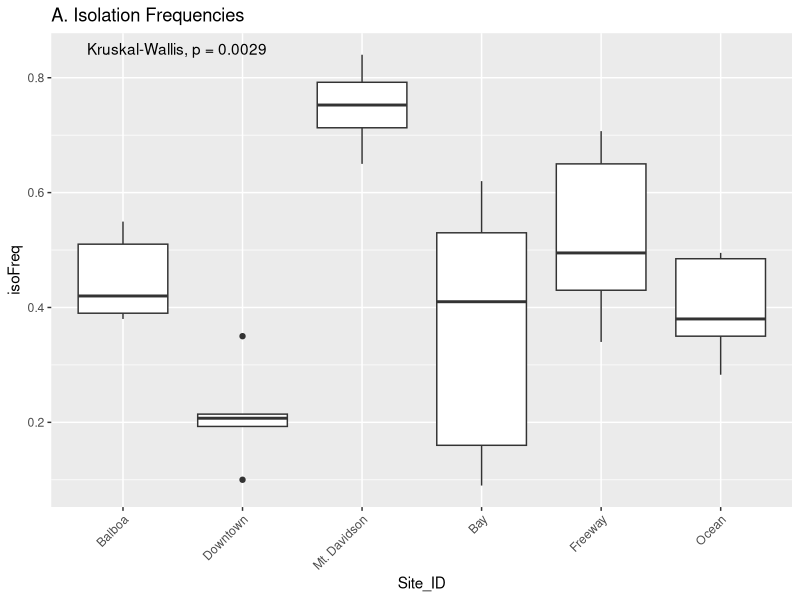
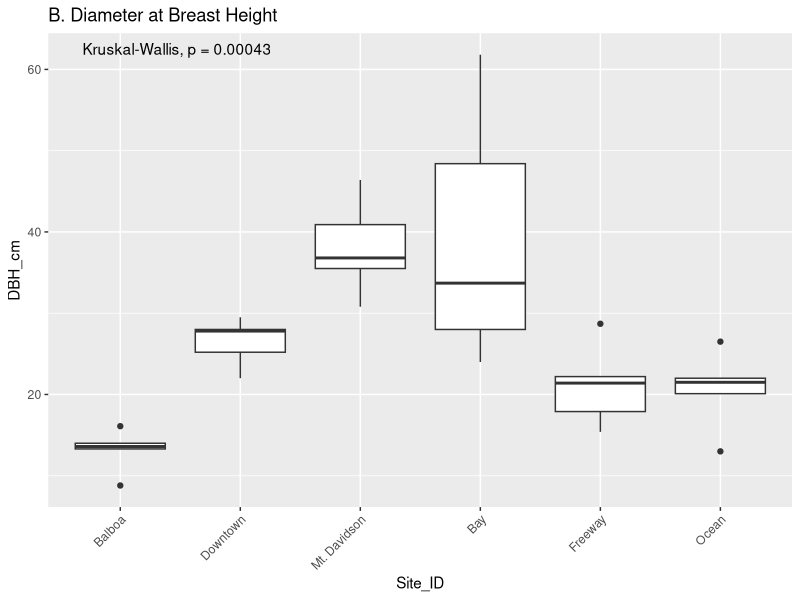
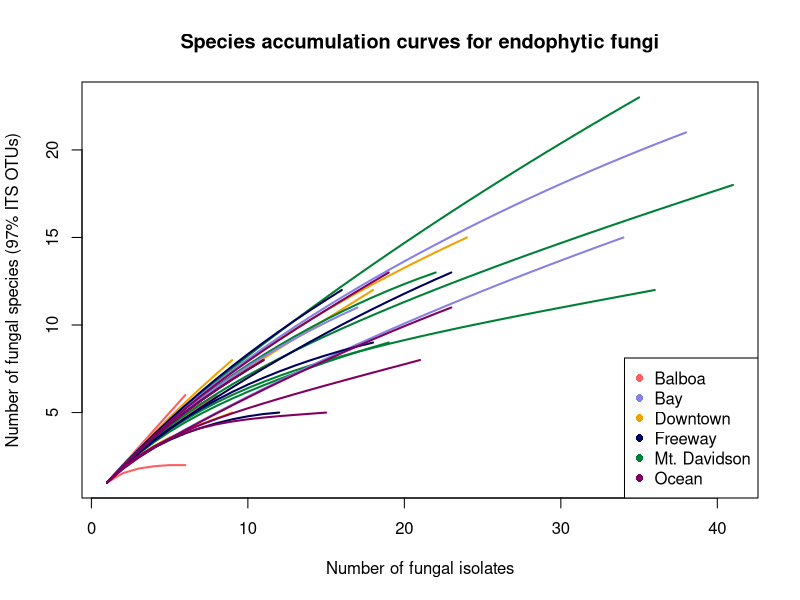
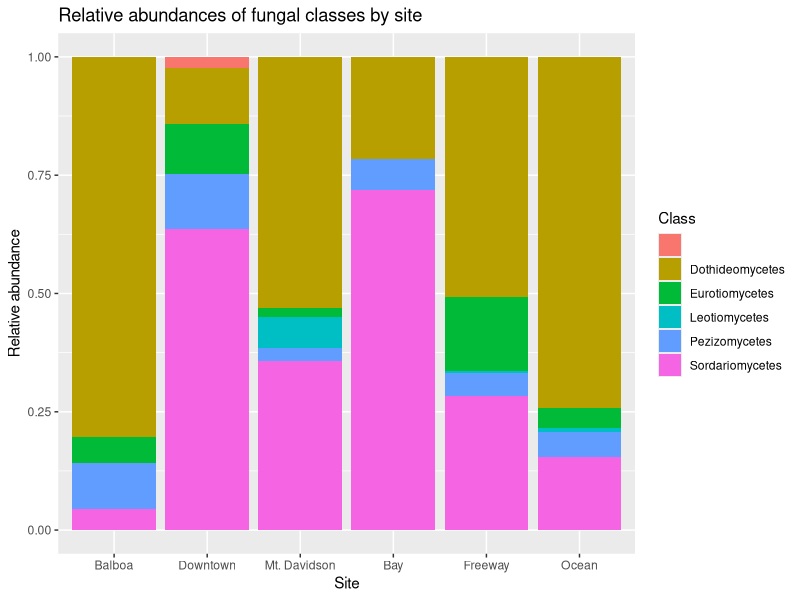
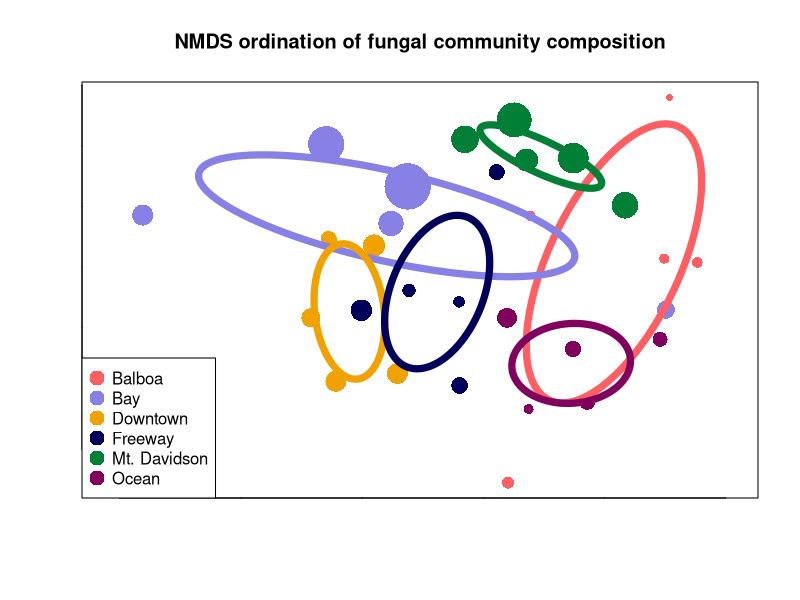

The R script that drew these images, in order:
## ---- chunk 1
knitr::opts_chunk$set(echo = FALSE, message = FALSE, warning = FALSE)
## ---- chunk 2
# load libraries
library("dplyr")
library("tidyr")
library("vegan")
library("ggplot2")
library("tidyverse")
library("ggpubr")
## ---- chunk 3
# load files
otus <- read.table("seq_with_OTU_ID.txt")
groups <- read.table("groupfile.tsv")
trees <- read.csv("metadata/M_excel_tree_metadata_with_isolationfreq.csv",
                  stringsAsFactors = FALSE)
TBAS <- read.csv("metadata/TBAS_taxonomies.csv")
culturing <- read.csv("metadata/culturing_worksheet.csv")
extractions <- read.csv("metadata/Extraction_worksheet.csv")

#properly format sequence names in OUT table
otus$V1 <- gsub("EUSF00", "EUSF0", otus$V1)

# count by groups instead of trees
otu_table <- otus %>%
  left_join(groups, by = c("V1" = "V1")) %>%
  group_by(V2.x, V2.y) %>%
  summarize(count = n()) %>%
  spread(V2.x, count, fill = 0)

# get rid of rows with NA
otu_table <- as.data.frame(na.omit(otu_table))

# fix row name problems for vegan
row.names(otu_table) <- otu_table[, 1]
otu_table <- otu_table[, -1]

# drop out USF test sample
otu_table <- otu_table[1:30,]
## ---- chunk 4
trees %>%
 filter(Site_ID != "Parker") %>%
 filter(Date_sampled > "2017-08-25") %>%
 separate(isolation_freq,
          into = c("grew", "total"),
          sep = "/") %>%
 mutate(grew = as.numeric(grew),
        total = as.numeric(total)) %>%
 mutate(isoFreq = grew/total) %>%
 ggplot(aes(x = Site_ID,
            y = isoFreq)) +
   geom_boxplot() +
 theme(axis.text.x = element_text(angle = 45,
                                  vjust = 1,
                                  hjust = 1)) +
 stat_compare_means(method = "kruskal") +
  scale_x_discrete(labels = c("Balboa",
                                     "Downtown",
                                     "Mt. Davidson",
                                     "Bay",
                                     "Freeway",
                                     "Ocean")) +
  ggtitle("A. Isolation Frequencies")

trees %>%
 filter(Site_ID != "Parker") %>%
 filter(Date_sampled > "2017-08-25") %>%
 ggplot(aes(x = Site_ID,
            y = DBH_cm)) +
   geom_boxplot() +
 theme(axis.text.x = element_text(angle = 45,
                                  vjust = 1,
                                  hjust = 1)) +
 stat_compare_means(method = "kruskal") +
  scale_x_discrete(labels = c("Balboa",
                                     "Downtown",
                                     "Mt. Davidson",
                                     "Bay",
                                     "Freeway",
                                     "Ocean")) +
  ggtitle("B. Diameter at Breast Height")
## ---- chunk 5
#set colors
rare_color = c(rep("#ff5e62", 5),
               rep("#f0a200", 5),
               rep("#007f36", 5),
               rep("#8781e6", 5),
               rep("#00005a", 5),
               rep("#81005e", 5))

#rename sites to be more readable
group_labels <- c(rep("Balboa", 5),
                  rep("Downtown", 5),
                  rep("Mt. Davidson", 5),
                  rep("Bay", 5),
                  rep("Freeway", 5),
                  rep("Ocean", 5))

#draw the species richness curves
rarecurve(otu_table,
          main = "Species accumulation curves for endophytic fungi",
          col = rare_color,
          label = FALSE,
          lwd = 2,
          xlab = "Number of fungal isolates",
          ylab = "Number of fungal species (97% ITS OTUs)")

#add a legend for greater readability
legend("bottomright",
       legend = levels(factor(group_labels)),
       pch = 16,
       col = c(rep("#ff5e62"),
               rep("#8781e6"),
               rep("#f0a200"),
               rep("#00005a"),
               rep("#007f36"),
               rep("#81005e")))

## ---- chunk 6
extraction_with_tree <- read.table("groupfile.tsv",
                                   sep = "\t",
                                   col.names = c("Extraction_ID", "Tree_ID")) %>%
  mutate(site_ID = substr(Tree_ID, 1, 2))

TBAS_names_fixed <- TBAS %>%
  mutate(Extraction_ID = substr(Query_sequence, 1, 8))

TBAS_with_site <- TBAS_names_fixed %>%
  left_join(extraction_with_tree, by = "Extraction_ID") %>%
  na.omit()

write.csv(TBAS_with_site,
          file = "metadata/TBS_with_site.csv",
          row.names = FALSE)

TBAS_with_site %>% 
  group_by(site_ID, Class.level_assignment) %>%
  tally() %>%
  ggplot(aes(x = site_ID,
             y = n,
             fill = Class.level_assignment)) +
  geom_col(position = position_fill()) +
  scale_fill_discrete(name = "Class") +
    scale_x_discrete(labels = c("Balboa",
                                     "Downtown",
                                     "Mt. Davidson",
                                     "Bay",
                                     "Freeway",
                                     "Ocean")) +
  ggtitle("Relative abundances of fungal classes by site") +
  ylab("Relative abundance") +
  xlab("Site")

## ---- chunk 7
ord_obj <- metaMDS(otu_table)

# fix row names to be more readable
row.names(otu_table) <- c(paste("Balboa - Tree", 1:5),
                         paste("Downtown - Tree", 1:5),
                         paste("Mt. Davidson - Tree", 1:5),
                         paste("Bay - Tree", 1:5),
                         paste("Freeway - Tree", 1:5),
                         paste("Ocean - Tree", 1:5))

trees_aug <- subset(trees, as.POSIXct(trees$Date_sampled) > as.POSIXct("2017-08-01"))
## ---- chunk 8
plot(ord_obj,
     display = "sites",
     type = "n",
     main = "NMDS ordination of fungal community composition",
     xlab = "",
     ylab = "",
     tck = 0,
     labels = FALSE)

points(ord_obj,
       display = "sites",
       col = c(rep("#ff5e62", 5),
               rep("#f0a200", 5),
               rep("#007f36", 5),
               rep("#8781e6", 5),
               rep("#00005a", 5),
               rep("#81005e", 5)),
       cex = trees_aug$DBH_cm/10,
       pch = 16)

legend("bottomleft",
       legend = levels(factor(group_labels)),
       pch = 16,
       cex = 1,
       pt.cex = 2,
       col = c(rep("#ff5e62"),
               rep("#8781e6"),
               rep("#f0a200"),
               rep("#00005a"),
               rep("#007f36"),
               rep("#81005e")))

ordiellipse(ord_obj,
            groups =group_labels,
            label = FALSE,
            col = c(rep("#ff5e62"),
                    rep("#8781e6"),
                    rep("#f0a200"),
                    rep("#00005a"),
                    rep("#007f36"),
                    rep("#81005e")),
            lwd = 7)
